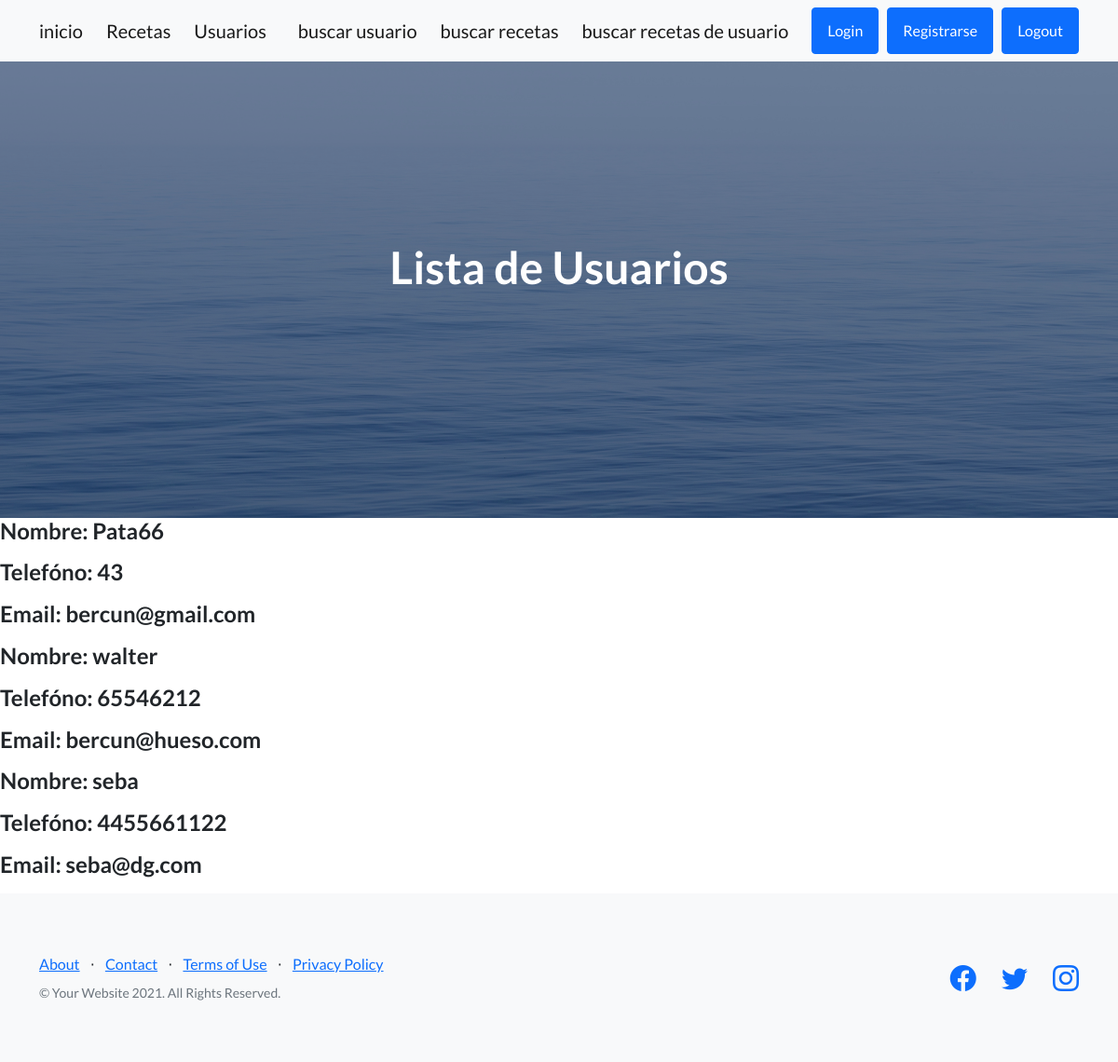
/AppRecetas/usuarios/ (signed in), run on an earlier commit of the app's database.
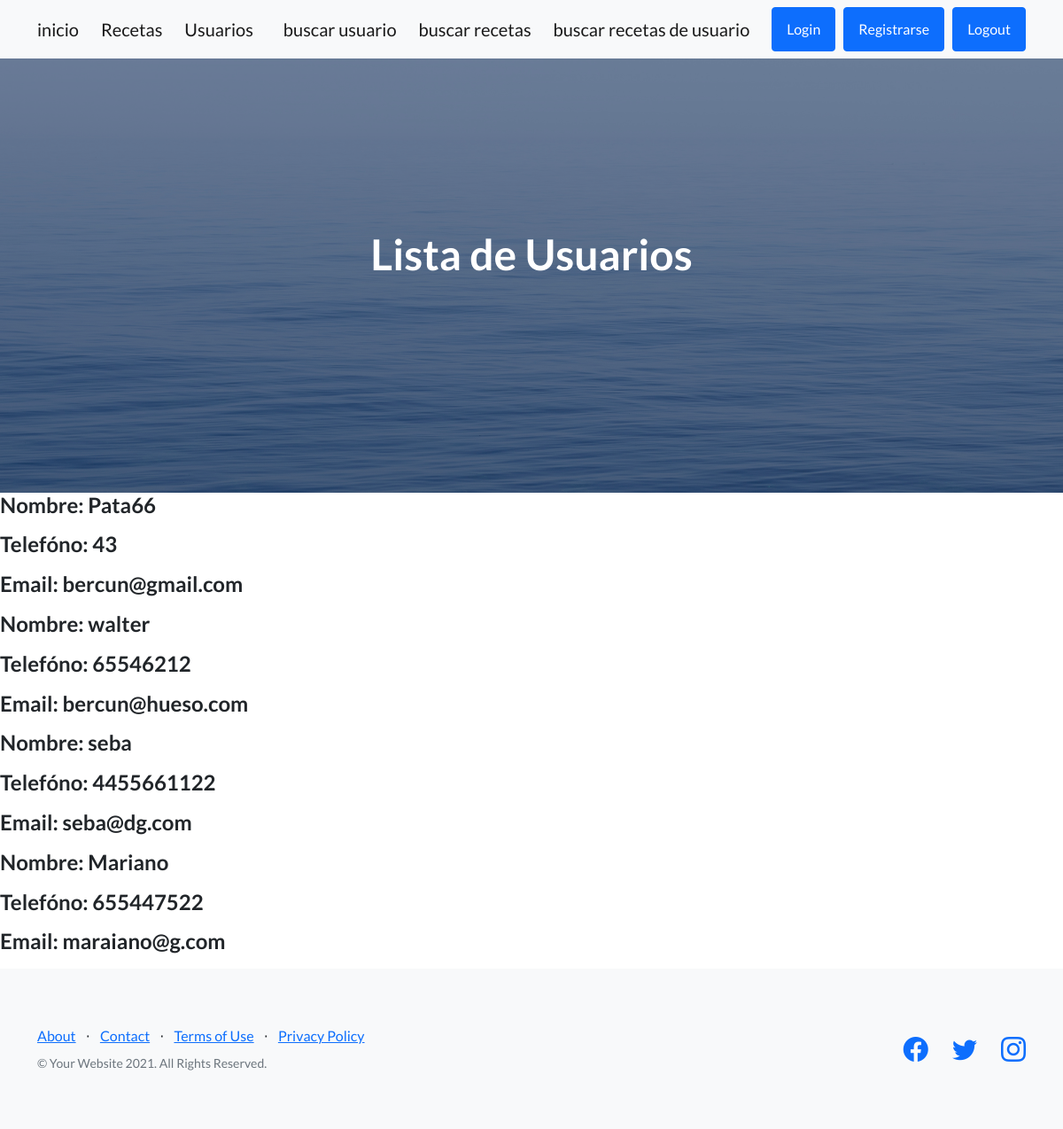
And on a later commit of the database.
### AppRecetas/models.py (models this page shows, shortened)
class Usuario(models.Model):
    nombreUsr = models.CharField(max_length=20)
    emailUsr = models.EmailField()
    telfonoUsr = models.IntegerField()
    ciudad = models.CharField(max_length=20)
    edad = models.IntegerField()

### AppRecetas/views.py (the view)
# urls.py: path("usuarios/", vista_usuarios, name= "Usuarios"),
@login_required
def vista_usuarios(request):
   usuario_all = Usuario.objects.all()
   listado = {"gente": usuario_all}
   return render(request, "AppRecetas/usuarios.html", listado )

### AppRecetas/templates/AppRecetas/usuarios.html (shortened to what this page needs)
{% extends "AppRecetas/base.html" %}
{% block  titulo %}
Lista de Usuarios
{% endblock  %}
{% block  complement %}
{% for comunidad in gente  %}
<H4>
<p>Nombre: {{comunidad.nombreUsr}}  </p>
<p>Telefóno: {{comunidad.telfonoUsr}}  </p>
<p>Email: {{comunidad.emailUsr}}  </p>
</H4>
{% endfor %}
{% endblock  %}

What changed in the data, as far as the page shows it:
added Usuario: nombreUsr "Mariano", telfonoUsr "655447522", emailUsr "maraiano@g.com"
